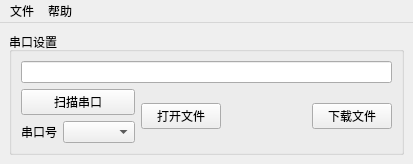
<?xml version="1.0" encoding="UTF-8"?>
<ui version="4.0">
 <class>MainWindow</class>
 <widget class="QMainWindow" name="MainWindow">
  <property name="geometry">
   <rect>
    <x>0</x>
    <y>0</y>
    <width>413</width>
    <height>163</height>
   </rect>
  </property>
  <property name="windowTitle">
   <string>MAX32664-Tool v1.0</string>
  </property>
  <widget class="QWidget" name="centralwidget">
   <layout class="QGridLayout" name="gridLayout_2">
    <item row="0" column="0">
     <widget class="QGroupBox" name="PortSet">
      <property name="title">
       <string>串口设置</string>
      </property>
      <layout class="QGridLayout" name="gridLayout">
       <item row="0" column="0">
        <layout class="QVBoxLayout" name="verticalLayout_2">
         <item>
          <widget class="QLineEdit" name="FileLineEdit">
           <property name="readOnly">
            <bool>true</bool>
           </property>
           <property name="clearButtonEnabled">
            <bool>false</bool>
           </property>
          </widget>
         </item>
         <item>
          <layout class="QHBoxLayout" name="horizontalLayout_3">
           <item>
            <layout class="QVBoxLayout" name="verticalLayout">
             <item>
              <widget class="QPushButton" name="ScanPortButton">
               <property name="text">
                <string>扫描串口</string>
               </property>
              </widget>
             </item>
             <item>
              <layout class="QHBoxLayout" name="horizontalLayout">
               <item>
                <widget class="QLabel" name="COMLabel">
                 <property name="text">
                  <string>串口号</string>
                 </property>
                </widget>
               </item>
               <item>
                <widget class="QComboBox" name="COMCB"/>
               </item>
              </layout>
             </item>
            </layout>
           </item>
           <item>
            <layout class="QHBoxLayout" name="horizontalLayout_2">
             <item>
              <widget class="QPushButton" name="OpenFileButton">
               <property name="text">
                <string>打开文件</string>
               </property>
              </widget>
             </item>
             <item>
              <spacer name="horizontalSpacer">
               <property name="orientation">
                <enum>Qt::Horizontal</enum>
               </property>
               <property name="sizeHint" stdset="0">
                <size>
                 <width>40</width>
                 <height>20</height>
                </size>
               </property>
              </spacer>
             </item>
             <item>
              <widget class="QPushButton" name="SendButton">
               <property name="text">
                <string>下载文件</string>
               </property>
              </widget>
             </item>
            </layout>
           </item>
          </layout>
         </item>
        </layout>
       </item>
      </layout>
     </widget>
    </item>
   </layout>
  </widget>
  <widget class="QMenuBar" name="menubar">
   <property name="geometry">
    <rect>
     <x>0</x>
     <y>0</y>
     <width>413</width>
     <height>23</height>
    </rect>
   </property>
   <widget class="QMenu" name="menuFile">
    <property name="title">
     <string>文件</string>
    </property>
    <addaction name="actionOpen_File"/>
    <addaction name="actionExit"/>
   </widget>
   <widget class="QMenu" name="menuHelp">
    <property name="title">
     <string>帮助</string>
    </property>
    <addaction name="actionHelp"/>
   </widget>
   <addaction name="menuFile"/>
   <addaction name="menuHelp"/>
  </widget>
  <action name="actionOpen_File">
   <property name="text">
    <string>打开文件</string>
   </property>
   <property name="shortcut">
    <string>Ctrl+O</string>
   </property>
  </action>
  <action name="actionSaveLog">
   <property name="text">
    <string>保存Log</string>
   </property>
   <property name="shortcut">
    <string>Ctrl+S</string>
   </property>
  </action>
  <action name="actionExit">
   <property name="text">
    <string>退出</string>
   </property>
   <property name="shortcut">
    <string>Ctrl+Q</string>
   </property>
  </action>
  <action name="actionHelp">
   <property name="text">
    <string>关于软件</string>
   </property>
  </action>
 </widget>
 <resources/>
 <connections/>
</ui>
